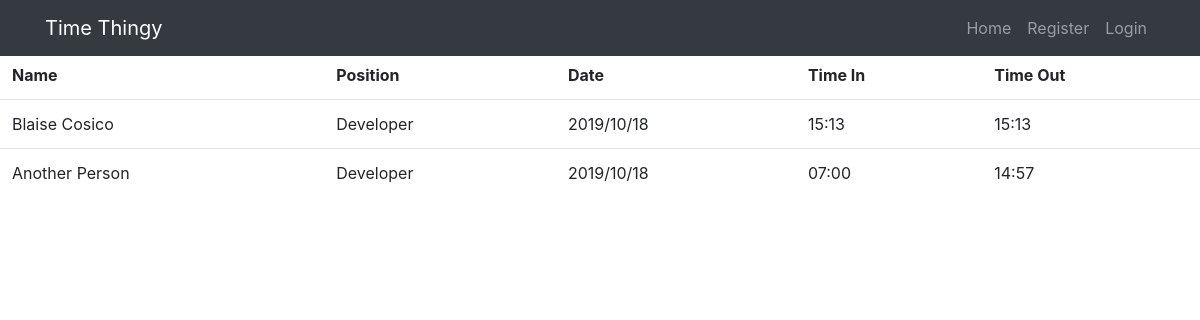
Page /home on the earlier database version.
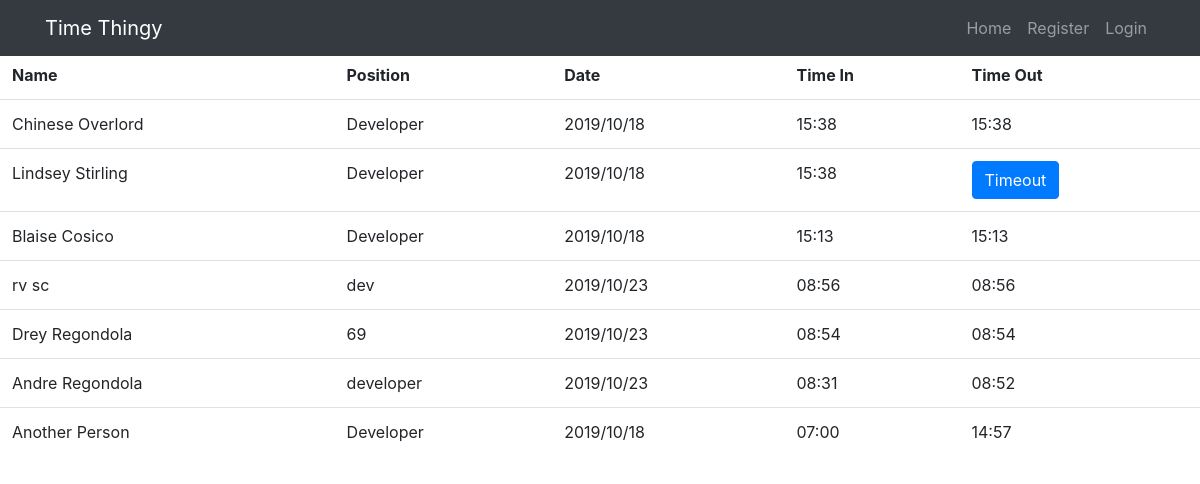
Same page on the later database version.
### timesheet/models.py (models this page shows, shortened)
class Daily(db.Model):
    id = db.Column(db.Integer, primary_key=True)
    date_today = db.Column(db.DateTime, nullable=False, default=date.today) #default=datetime.utcnow
    time_in = db.Column(db.String(20), nullable=True) #SQLite DateTime type only accepts Python datetime and date objects as input.
    time_out = db.Column(db.String(20), nullable=True)
    user_id = db.Column(db.String, db.ForeignKey('user.username'), nullable=False)

class User(db.Model, UserMixin):
    id = db.Column(db.Integer, primary_key=True)
    name = db.Column(db.String(120), unique=True, nullable=False) #Blaise Cosico
    username = db.Column(db.String(20), unique=True, nullable=False) #C81440
    email = db.Column(db.String(120), unique=True, nullable=False)
    position = db.Column(db.String(120), nullable=False)
    password = db.Column(db.String(60), nullable=False)
    daily = db.relationship('Daily', backref='employee', lazy=True) #fix naming convention

### timesheet/main/routes.py (the view)
@main.route('/')
@main.route('/home')
def home():
    daily = Daily.query.order_by(Daily.time_in.desc()) #.paginate(page=page, per_page=5)
    return render_template('homepage.html', title='Homepage', daily=daily)

### timesheet/templates/homepage.html
{% extends "layout.html" %}
{% block content %}
    <div class="table table-responsive" style="padding-top: 50px">
        <table class="table table-hover" style="width:100%">
            <tr>
                <th>Name</th>
                <th>Position</th>
                <th>Date</th>
                <th>Time In</th>
                <th>Time Out</th>
            </tr>
        {% for day in daily %}
            <tr>
                <td>{{ day.employee.name }}</td>
                <td>{{ day.employee.position }}</td>
                <td>{{ day.date_today.strftime("%Y/%m/%d") }}</td>
                <td>{{ day.time_in }}</td>
                {% if day.time_out %}
                    <td>{{ day.time_out }}</td>
                {% else %}
                    <td><a href="{{ url_for('users.time_out') }}" role='button' class="btn btn-primary">Timeout</a></td>
                {% endif %}
            </tr>
        {% endfor %}
        </table>
    </div>
{% endblock content %}

### timesheet/templates/layout.html (shortened to what this page needs)
<!DOCTYPE html>
<html lang="en">
<head>
  <link rel="stylesheet" href="https://maxcdn.bootstrapcdn.com/bootstrap/4.0.0/css/bootstrap.min.css">
</head>
<body id="page-top">
  <nav class="navbar navbar-expand-lg navbar-dark bg-dark fixed-top" id="mainNav">
    <div class="container">
      <a class="navbar-brand js-scroll-trigger" href="#page-top">Time Thingy</a>
      <div class="collapse navbar-collapse" id="navbarResponsive">
        <ul class="navbar-nav ml-auto">
          <li class="nav-item">
            <a class="nav-link js-scroll-trigger" href="{{ url_for('main.home') }}">Home</a>
          </li>
          <li class="nav-item">
            {% if current_user.is_authenticated %}
              <a class="nav-link js-scroll-trigger" href="{{ url_for('users.profile') }}"">Profile</a>
            {% else %}
              <a class="nav-link js-scroll-trigger" href="{{ url_for('users.register') }}"">Register</a>
            {% endif %}
          </li>
          <li class="nav-item">
            {% if current_user.is_authenticated %}
              <a class="nav-link js-scroll-trigger" href="{{ url_for('users.logout') }}"">Logout</a>
            {% else %}
              <a class="nav-link js-scroll-trigger" href="{{ url_for('users.login') }}"">Login</a>
            {% endif %}
          </li>
        </ul>
      </div>
    </div>
  </nav>
  {%block content%}{% endblock %}
</body>
</html>

Differences in the rows shown:
added Daily: employee.name "Chinese Overlord", employee.position "Developer", date_today "2019/10/18", time_in "15:38", time_out "15:38"
added Daily: employee.name "Lindsey Stirling", employee.position "Developer", date_today "2019/10/18", time_in "15:38"
added Daily: employee.name "rv sc", employee.position "dev", date_today "2019/10/23", time_in "08:56", time_out "08:56"
added Daily: employee.name "Drey Regondola", employee.position "69", date_today "2019/10/23", time_in "08:54", time_out "08:54"
added Daily: employee.name "Andre Regondola", employee.position "developer", date_today "2019/10/23", time_in "08:31", time_out "08:52"
